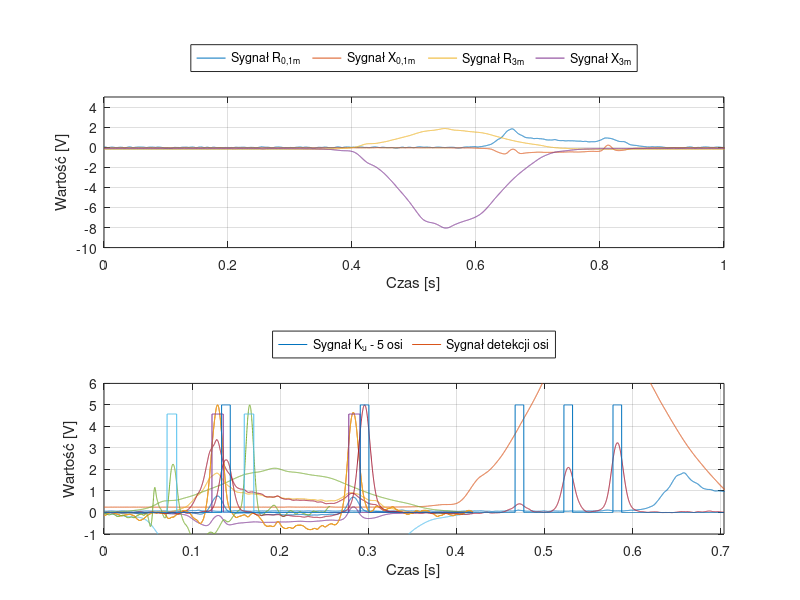

Write the MATLAB code that produced this figure.
%% sygnaly wejsciowe
close all;
clear all;
load('sygnaly-wejsciowe')
% R01 = log(:, 1)';
% X01 = log(:, 2)';
% R3 = log(:, 3)';
% X3 = log(:, 4)';
dt = 10e-5; 
t = dt:dt:2;
subplot(2,1, 1);
plot(t, R01)
hold on
plot(t, X01)
plot(t, R3)
plot(t, X3)
xlabel('Czas [s]')
ylabel('Wartość [V]')
legend('Sygnał R_{0,1m}', 'Sygnał X_{0,1m}', 'Sygnał R_{3m}', 'Sygnał X_{3m}', ...
    'Location','northoutside','Orientation','horizontal')
axis([0 1 -10 5])
grid on;
subplot(2, 1, 2);
plot(t, sqrt(R01 .^2 + X01.^2))
hold on;
plot(t, sqrt(R3 .^2 + X3.^2))
xlabel('Czas [s]')
ylabel('Wartość [V]')
legend('Sygnał (R_{0,1m}^{2} + X_{0,1m}^{2})^{0.5}', 'Sygnał (R_{3m}^{2} + X_{m}^{2})^{0.5}', ...
    'Location','northoutside','Orientation','horizontal')
axis([0 1 0 10])
grid on;

%% przetwarzanie wstepne
close all;
clear all;
load('sygnaly-przetwarzanie')
% R01 = log(:, 1)';
% X01 = log(:, 2)';
% R3 = log(:, 3)';
% X3 = log(:, 4)';
dt = 10e-5; 
% t = dt:dt:(dt * size(R01, 1));
t = (1:size(R01, 2)) * dt;
% subplot(2,1, 1);
plot(t, R01)
hold on
plot(t, X01)
plot(t, R3)
plot(t, X3)
xlabel('Czas [s]')
ylabel('Wartość [V]')
legend('Sygnał R_{0,1m}', 'Sygnał X_{0,1m}', 'Sygnał R_{3m}', 'Sygnał X_{3m}', ...
    'Location','northoutside','Orientation','horizontal')
axis([0 t(end) -10 5])
grid on;
%% algorytm 1
close all;
clear all;
load('sygnaly-m-kp-ku')
% M = log(:, 1)';
% Kp = log(:, 2)';
% Ku = log(:, 3)';
dt = 10e-5;
t = (1:size(M, 2)) * dt;
plot(t, M)
hold on;
plot(t, Kp)
plot(t, Ku)
xlabel('Czas [s]')
ylabel('Wartość [V]')
legend('Sygnał M', 'Sygnał K_{p}', 'Sygnał K_{u}', ...
    'Location','northoutside','Orientation','horizontal')
axis([0 t(end) -1 6])
grid on;

%% algorytm ku piezo
close all;
clear all;
load('sygnaly-ku-piezo')
% Ku = log(:, 1)';
% piezo = log(:, 2)';
dt = 10e-5;
t = (1:size(Ku, 2)) * dt;
plot(t, Ku)
hold on;
plot(t, piezo)
xlabel('Czas [s]')
ylabel('Wartość [V]')
legend('Sygnał K_{u}', 'Sygnał piezo', ...
    'Location','northoutside','Orientation','horizontal')
axis([0 t(end) -1 6])
grid on;

%% algorytm brakujace ku piezo
close all;
clear all;
load('sygnaly-ku-piezo-brakujace')
% Ku = log(:, 1)';
% piezo = log(:, 2)';
dt = 10e-5;
t = (1:size(Ku, 2)) * dt;
plot(t, Ku)
hold on;
plot(t, piezo)
xlabel('Czas [s]')
ylabel('Wartość [V]')
legend('Sygnał K_{u}', 'Sygnał piezo', ...
    'Location','northoutside','Orientation','horizontal')
axis([0 t(end) -2 6])
grid on;

%% algorytm podniesiona ku piezo
close all;
clear all;
load('sygnaly-ku-piezo-podniesiona')
dt = 10e-5;
t = (1:size(Ku_4, 1)) * dt;
% subplot(2,1, 1);
% plot(t, Ku_4)
% hold on;
% plot(t, Piezo)
% xlabel('Czas [s]')
% ylabel('Wartość [V]')
% legend('Sygnał K_{u} - 4 osie', 'Sygnał piezo', ...
%     'Location','northoutside','Orientation','horizontal')
% axis([0 t(end) -1 6])
% grid on;

nowe_piezo = zeros(size(Ku_5));
for i =1:size(Ku_5)
    if min(abs(osie - i)) < 50
        nowe_piezo(i) = 5;
    else
        nowe_piezo(i) = 0;
    end;
end;
% subplot(2,1, 2);
plot(t, Ku_5)
hold on;
plot(t, nowe_piezo)
xlabel('Czas [s]')
ylabel('Wartość [V]')
legend('Sygnał K_{u} - 5 osi', 'Sygnał detekcji osi', ...
    'Location','northoutside','Orientation','horizontal')
axis([0 t(end) -1 6])
grid on;

